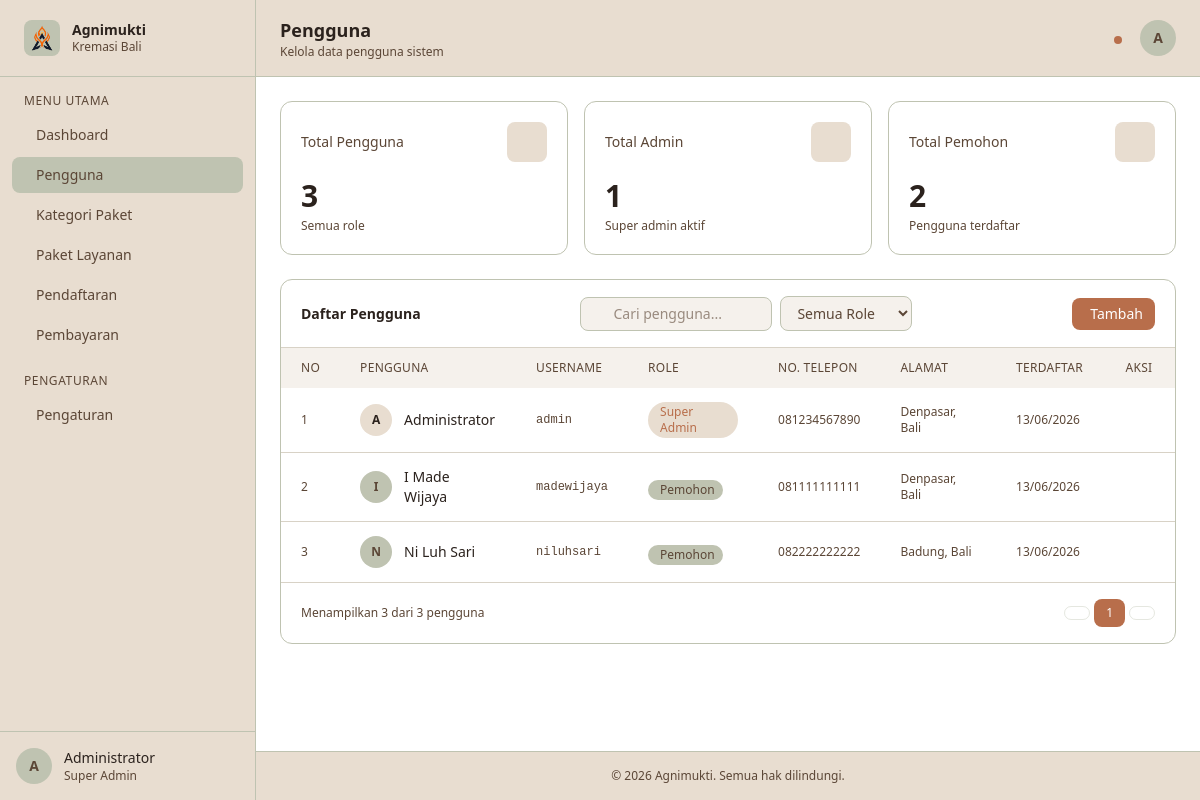
The page /admin/index.php?page=users on the database its author committed.
### tables this page shows
CREATE TABLE users (
    id_user INT AUTO_INCREMENT PRIMARY KEY,
    nama VARCHAR(100) NOT NULL,
    username VARCHAR(50) NOT NULL UNIQUE,
    password VARCHAR(255) NOT NULL,
    role ENUM('super_admin', 'admin','pemohon') NOT NULL DEFAULT 'pemohon',
    no_telepon VARCHAR(20),
    alamat TEXT,
    created_at TIMESTAMP DEFAULT CURRENT_TIMESTAMP
);

### config/Database.php (called while the page is built)
<?php
class Database {
    private $host = "localhost";
    private $username = "root";
    private $password = "";
    private $dbname   = "db_agnimukti";
    public function connect() {
        try {
            $pdo = new PDO(
                "mysql:host={$this->host};dbname={$this->dbname};charset=utf8mb4",
                $this->username,
                $this->password
            );
            $pdo->setAttribute(PDO::ATTR_ERRMODE, PDO::ERRMODE_EXCEPTION);
            return $pdo;
        } catch (PDOException $e) {
            die("Koneksi database gagal: " . $e->getMessage());
        }
    }
}
?>

### classes/Users.php (called while the page is built, shortened)
<?php
require_once __DIR__ . '/../config/Database.php';
class Users {
    private $conn;
    public function __construct()
    {
        $database = new Database();
        $this->conn = $database->connect();
    }
    public function getAll() {
    $query = "SELECT * FROM users";
    $stmt = $this->conn->prepare($query);
    $stmt->execute();
    return $stmt->fetchAll(PDO::FETCH_ASSOC);
    }
}
?>

### public/admin/pages/users.php (the view, shortened to what this page needs)
<?php
require_once __DIR__ . '/../../../classes/Users.php';
$usersModel = new Users();
$users = $usersModel->getAll();
$search = $_GET['search'] ?? '';
$users = array_values($users);
$allUsers   = $usersModel->getAll();
$totalUsers = count($allUsers);
$totalAdmin = count(array_filter($allUsers, fn($u) => in_array($u['role'], ['super_admin', 'admin'])));
$totalPemohon = count(array_filter($allUsers, fn($u) => $u['role'] === 'pemohon'));
?>
<header class="bg-[#E8DDD0] border-b border-[#BFC3B1] px-6 py-4 flex items-center justify-between sticky top-0 z-30">
    <div>
        <h1 class="text-lg font-semibold text-[#2B221D]">Pengguna</h1>
        <p class="text-xs text-[#5B4636]">Kelola data pengguna sistem</p>
    </div>
    <div class="flex items-center gap-3">
        <button class="relative text-[#5B4636] hover:text-[#2B221D] p-2 rounded-lg hover:bg-[#D8D2C6] transition-colors">
            <span class="absolute top-1.5 right-1.5 w-2 h-2 bg-[#B86E4B] rounded-full"></span>
        </button>
        <div class="w-9 h-9 rounded-full bg-[#BFC3B1] flex items-center justify-center text-[#5B4636] font-semibold text-sm">A</div>
    </div>
</header>
<main class="flex-1 p-6 space-y-6">
    <div class="grid grid-cols-1 sm:grid-cols-3 gap-4">
        <div class="bg-white rounded-xl border border-[#BFC3B1] p-5">
            <div class="flex items-center justify-between mb-4">
                <p class="text-sm text-[#5B4636]">Total Pengguna</p>
                <div class="w-10 h-10 rounded-lg bg-[#E8DDD0] flex items-center justify-center">
                </div>
            </div>
            <p class="text-3xl font-semibold text-[#2B221D]"><?= $totalUsers ?></p>
            <p class="text-xs text-[#5B4636] mt-1">Semua role</p>
        </div>
        <div class="bg-white rounded-xl border border-[#BFC3B1] p-5">
            <div class="flex items-center justify-between mb-4">
                <p class="text-sm text-[#5B4636]">Total Admin</p>
                <div class="w-10 h-10 rounded-lg bg-[#E8DDD0] flex items-center justify-center">
                </div>
            </div>
            <p class="text-3xl font-semibold text-[#2B221D]"><?= $totalAdmin ?></p>
            <p class="text-xs text-[#5B4636] mt-1">Super admin aktif</p>
        </div>
        <div class="bg-white rounded-xl border border-[#BFC3B1] p-5">
            <div class="flex items-center justify-between mb-4">
                <p class="text-sm text-[#5B4636]">Total Pemohon</p>
                <div class="w-10 h-10 rounded-lg bg-[#E8DDD0] flex items-center justify-center">
                </div>
            </div>
            <p class="text-3xl font-semibold text-[#2B221D]"><?= $totalPemohon ?></p>
            <p class="text-xs text-[#5B4636] mt-1">Pengguna terdaftar</p>
        </div>
    </div>
    <div class="bg-white rounded-xl border border-[#BFC3B1]">
        <div class="px-5 py-4 border-b border-[#D8D2C6] flex flex-col sm:flex-row sm:items-center gap-3 justify-between">
            <h2 class="text-sm font-semibold text-[#2B221D]">Daftar Pengguna</h2>
            <form method="GET" class="flex items-center gap-2">
                <div class="relative">
                    <input
                        type="text"
                        name="search"
                        value="<?= htmlspecialchars($search) ?>"
                        placeholder="Cari pengguna..."
                        class="pl-8 pr-4 py-1.5 text-sm border border-[#BFC3B1] rounded-lg bg-[#F5F1EC] text-[#2B221D] focus:outline-none focus:ring-2 focus:ring-[#D8D2C6] focus:border-[#B86E4B] w-48 placeholder-[#5B4636]/60"
                    >
                </div>
                <select name="role" onchange="this.form.submit()" class="text-sm border border-[#BFC3B1] rounded-lg px-3 py-1.5 bg-[#F5F1EC] focus:outline-none focus:ring-2 focus:ring-[#D8D2C6] text-[#5B4636]">
                    <option value="">Semua Role</option>
                </select>
            </form>
            <button onclick="document.getElementById('modalTambah').classList.remove('hidden')"
                class="flex items-center gap-1.5 px-3 py-1.5 bg-[#B86E4B] hover:bg-[#2B221D] text-white text-sm rounded-lg transition-colors">
                Tambah
            </button>
        </div>
        <div class="overflow-x-auto">
            <table class="w-full text-sm">
                <thead>
                    <tr class="bg-[#F5F1EC] text-left text-xs text-[#5B4636] uppercase tracking-wide">
                        <th class="px-5 py-3 font-medium">No</th>
                        <th class="px-5 py-3 font-medium">Pengguna</th>
                        <th class="px-5 py-3 font-medium">Username</th>
                        <th class="px-5 py-3 font-medium">Role</th>
                        <th class="px-5 py-3 font-medium">No. Telepon</th>
                        <th class="px-5 py-3 font-medium">Alamat</th>
                        <th class="px-5 py-3 font-medium">Terdaftar</th>
                        <th class="px-5 py-3 font-medium text-center">Aksi</th>
                    </tr>
                </thead>
                <tbody class="divide-y divide-[#D8D2C6]">
                    <?php foreach ($users as $i => $user): ?>
                    <?php
                        $initial = strtoupper(mb_substr($user['nama'], 0, 1));
                        $isAdmin = in_array($user['role'], ['super_admin', 'admin']);
                        $avatarBg = $isAdmin ? 'bg-[#E8DDD0]' : 'bg-[#BFC3B1]';
                        $avatarText = $isAdmin ? 'text-[#2B221D]' : 'text-[#5B4636]';
                        $roleLabel = match($user['role']) {
                            'super_admin' => 'Super Admin',
                            'admin'       => 'Admin',
                            default       => 'Pemohon',
                        };
                        $roleBadgeBg   = $isAdmin ? 'bg-[#E8DDD0]' : 'bg-[#BFC3B1]';
                        $roleBadgeText = $isAdmin ? 'text-[#B86E4B]' : 'text-[#5B4636]';
                        $terdaftar = $user['created_at'] ? date('d/m/Y', strtotime($user['created_at'])) : '-';
                    ?>
                    <tr class="hover:bg-[#F5F1EC] transition-colors">
                        <td class="px-5 py-3.5 text-[#5B4636] text-xs"><?= $i + 1 ?></td>
                        <td class="px-5 py-3.5">
                            <div class="flex items-center gap-3">
                                <div class="w-8 h-8 rounded-full <?= $avatarBg ?> flex items-center justify-center <?= $avatarText ?> font-semibold text-xs shrink-0"><?= $initial ?></div>
                                <span class="font-medium text-[#2B221D]"><?= htmlspecialchars($user['nama']) ?></span>
                            </div>
                        </td>
                        <td class="px-5 py-3.5 font-mono text-xs text-[#5B4636]"><?= htmlspecialchars($user['username']) ?></td>
                        <td class="px-5 py-3.5">
                            <span class="inline-flex items-center gap-1 px-2 py-0.5 rounded-full text-xs font-medium <?= $roleBadgeBg ?> <?= $roleBadgeText ?>">
                                <?= $roleLabel ?>
                            </span>
                        </td>
                        <td class="px-5 py-3.5 text-[#5B4636] text-xs"><?= htmlspecialchars($user['no_telepon'] ?? '-') ?></td>
                        <td class="px-5 py-3.5 text-[#5B4636] text-xs"><?= htmlspecialchars($user['alamat'] ?? '-') ?></td>
                        <td class="px-5 py-3.5 text-[#5B4636] text-xs"><?= $terdaftar ?></td>
                        <td class="px-5 py-3.5">
                            <div class="flex items-center justify-center gap-2">
                                <button onclick="openEdit(<?= htmlspecialchars(json_encode($user)) ?>)" class="p-1.5 rounded-lg text-[#5B4636] hover:bg-[#E8DDD0] transition-colors" title="Edit">
                                </button>
                                <form method="POST" onsubmit="return confirm('Hapus pengguna ini?')" style="display:inline">
                                    <button type="submit" class="p-1.5 rounded-lg text-[#B86E4B] hover:bg-[#B86E4B]/10 transition-colors" title="Hapus">
                                    </button>
                                </form>
                            </div>
                        </td>
                    </tr>
                    <?php endforeach; ?>
                </tbody>
            </table>
        </div>
        <div class="px-5 py-4 border-t border-[#D8D2C6] flex items-center justify-between">
            <p class="text-xs text-[#5B4636]">Menampilkan <?= count($users) ?> dari <?= $totalUsers ?> pengguna</p>
            <div class="flex items-center gap-1">
                <button class="px-3 py-1.5 text-xs text-[#5B4636] border border-[#BFC3B1] rounded-lg hover:bg-[#F5F1EC] disabled:opacity-40" disabled>
                </button>
                <button class="px-3 py-1.5 text-xs bg-[#B86E4B] text-white rounded-lg">1</button>
                <button class="px-3 py-1.5 text-xs text-[#5B4636] border border-[#BFC3B1] rounded-lg hover:bg-[#F5F1EC] disabled:opacity-40" disabled>
                </button>
            </div>
        </div>
    </div>
</main>

### rows shown on the page
users: nama "A", nama "Administrator", username "admin", role "Super Admin", no_telepon "081234567890", alamat "Denpasar, Bali", created_at "13/06/2026"
users: nama "I", nama "I Made Wijaya", username "madewijaya", role "Pemohon", no_telepon "081111111111", alamat "Denpasar, Bali", created_at "13/06/2026"
users: nama "N", nama "Ni Luh Sari", username "niluhsari", role "Pemohon", no_telepon "082222222222", alamat "Badung, Bali", created_at "13/06/2026"

### other values the page prints
$totalUsers "3"
$totalAdmin "1"
$totalPemohon "2"
count($users) "3"
